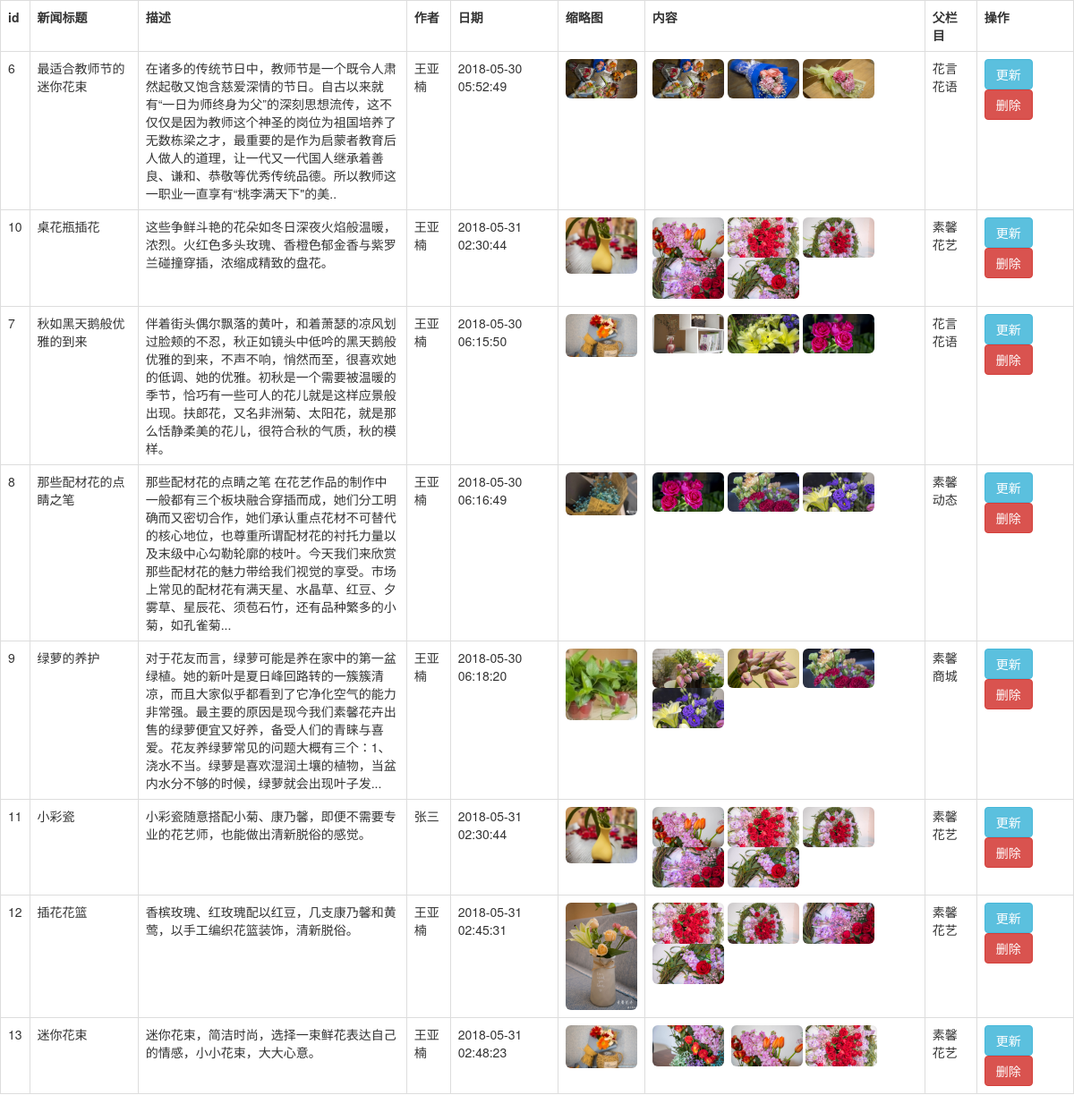
The app's page /admin/contentquery.php with its own data.
### tables this page shows
CREATE TABLE `content` (
  `cid` int(10) NOT NULL,
  `ctitle` varchar(100) NOT NULL,
  `cdescription` varchar(255) NOT NULL,
  `author` varchar(100) NOT NULL,
  `thumb` varchar(500) NOT NULL,
  `ctime` timestamp NOT NULL DEFAULT CURRENT_TIMESTAMP,
  `hits` int(10) NOT NULL,
  `content` varchar(500) NOT NULL,
  `pid` int(10) NOT NULL
);

CREATE TABLE `category` (
  `id` int(10) NOT NULL,
  `cname` varchar(100) NOT NULL,
  `engname` varchar(100) NOT NULL,
  `pid` int(10) NOT NULL,
  `template` varchar(100) NOT NULL COMMENT '栏目页对应模板'
);

### admin/contentquery.php (the view, shortened to what this page needs)
<?php
include '../libs/db.php';
$sql = "select content.*,category.cname from content,category where content.pid=category.id";
$data = $mysql->query($sql)->fetch_all(MYSQLI_ASSOC);
$str = '';
for($i=0;$i<count($data);$i++){
    $img = createImg($data[$i]['content']);
    $str .="
        <tr>
            <td>{$data[$i]['cid']}</td>
            <td>{$data[$i]['ctitle']}</td>
            <td style='width: 300px;'>{$data[$i]['cdescription']}</td>
            <td>{$data[$i]['author']}</td>
            <td>{$data[$i]['ctime']}</td>
            <td><img src='{$data[$i]['thumb']}' alt=''  class=\"img-rounded\" width='80'> </td>
            <td>{$img}</td>
            <td>{$data[$i]['cname']}</td>
            <td> <a href=\"contentupdate.php?id={$data[$i]['cid']}\" class='btn btn-info'>更新</a>  <a href=\"contentdelete.php?id={$data[$i]['cid']}\" class='btn btn-danger'>删除</a></td>
        </tr>
    ";
}
function createImg($url){
  $arr = explode(',',$url);
  $str = "";
  for($i=0;$i<count($arr);$i++){
      $str .="
       <img src='$arr[$i]' alt='' title='' class=\"img-rounded\" width='80'>
      ";
  }
  return $str;
}

### records on screen
content: cid "6", ctitle "最适合教师节的迷你花束", cdescription "在诸多的传统节日中，教师节是一个既令人肃然起敬又饱含慈爱深情的节日。自古以来就有“一日为师终身为父”的深刻思想流传，这不仅仅是因为教师这个神圣的岗位为祖国培养了无数栋梁之才，最重要的是作为启蒙者教育后人做人的道理，让一代又一代国人继承着善良、谦和、恭敬等优秀传统品德。所以教师这一职业一直享有“桃李满天下\"的美..", author "王亚楠", ctime "2018-05-30 05:52:49", thumb (picture), content (picture), category.cname "花言花语"
content: cid "10", ctitle "桌花瓶插花", cdescription "这些争鲜斗艳的花朵如冬日深夜火焰般温暖，浓烈。火红色多头玫瑰、香橙色郁金香与紫罗兰碰撞穿插，浓缩成精致的盘花。", author "王亚楠", ctime "2018-05-31 02:30:44", thumb (picture), content (picture), category.cname "素馨花艺"
content: cid "7", ctitle "秋如黑天鹅般优雅的到来", cdescription "伴着街头偶尔飘落的黄叶，和着萧瑟的凉风划过脸颊的不忍，秋正如镜头中低吟的黑天鹅般优雅的到来，不声不响，悄然而至，很喜欢她的低调、她的优雅。初秋是一个需要被温暖的季节，恰巧有一些可人的花儿就是这样应景般出现。扶郎花，又名非洲菊、太阳花，就是那么恬静柔美的花儿，很符合秋的气质，秋的模样。", author "王亚楠", ctime "2018-05-30 06:15:50", thumb (picture), content (picture), category.cname "花言花语"
content: cid "8", ctitle "那些配材花的点睛之笔", cdescription "那些配材花的点睛之笔 在花艺作品的制作中一般都有三个板块融合穿插而成，她们分工明确而又密切合作，她们承认重点花材不可替代的核心地位，也尊重所谓配材花的衬托力量以及末级中心勾勒轮廓的枝叶。今天我们来欣赏那些配材花的魅力带给我们视觉的享受。市场上常见的配材花有满天星、水晶草、红豆、夕雾草、星辰花、须苞石竹，还有品种繁多的小菊，如孔雀菊...", author "王亚楠", ctime "2018-05-30 06:16:49", thumb (picture), content (picture), category.cname "素馨动态"
content: cid "9", ctitle "绿萝的养护", cdescription "对于花友而言，绿萝可能是养在家中的第一盆绿植。她的新叶是夏日峰回路转的一簇簇清凉，而且大家似乎都看到了它净化空气的能力非常强。最主要的原因是现今我们素馨花卉出售的绿萝便宜又好养，备受人们的青睐与喜爱。花友养绿萝常见的问题大概有三个：1、浇水不当。绿萝是喜欢湿润土壤的植物，当盆内水分不够的时候，绿萝就会出现叶子发...", author "王亚楠", ctime "2018-05-30 06:18:20", thumb (picture), content (picture), category.cname "素馨商城"
content: cid "11", ctitle "小彩瓷", cdescription "小彩瓷随意搭配小菊、康乃馨，即便不需要专业的花艺师，也能做出清新脱俗的感觉。", author "张三", ctime "2018-05-31 02:30:44", thumb (picture), content (picture), category.cname "素馨花艺"
content: cid "12", ctitle "插花花篮", cdescription "香槟玫瑰、红玫瑰配以红豆，几支康乃馨和黄莺，以手工编织花篮装饰，清新脱俗。", author "王亚楠", ctime "2018-05-31 02:45:31", thumb (picture), content (picture), category.cname "素馨花艺"
content: cid "13", ctitle "迷你花束", cdescription "迷你花束，简洁时尚，选择一束鲜花表达自己的情感，小小花束，大大心意。", author "王亚楠", ctime "2018-05-31 02:48:23", thumb (picture), content (picture), category.cname "素馨花艺"
